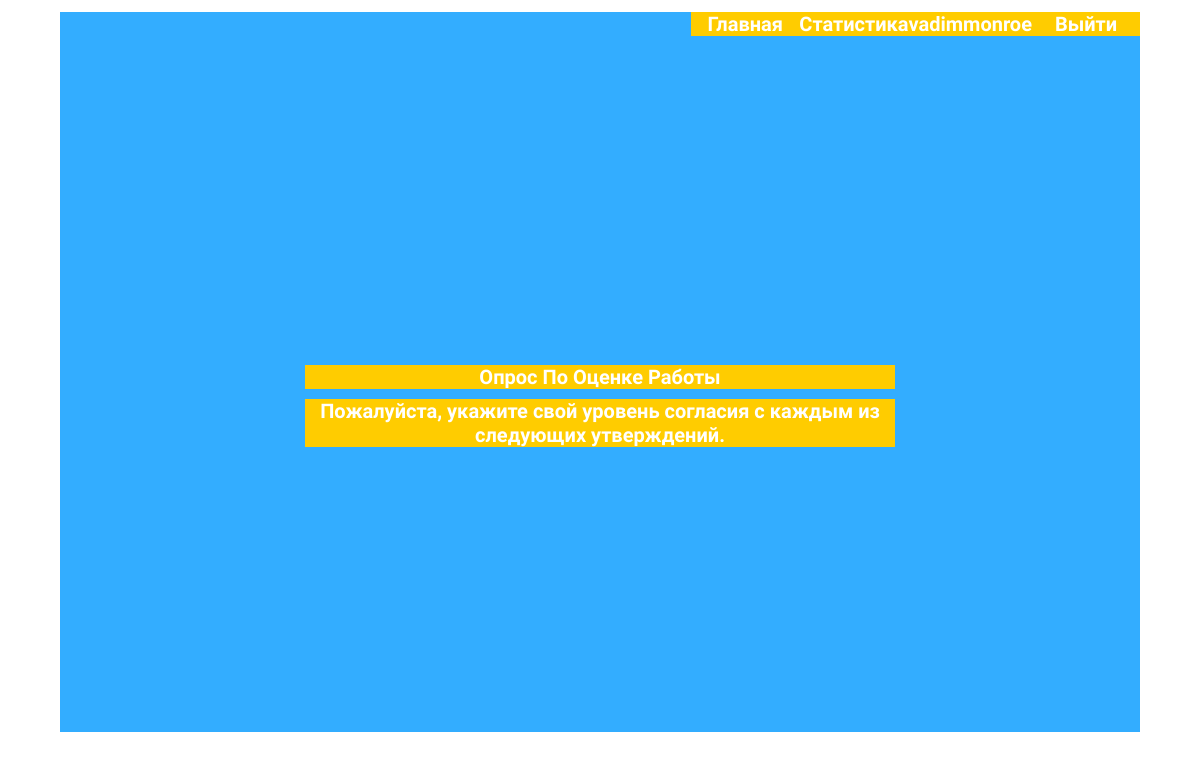
The app's page / (signed in) with its own data.
### tests_app/models.py (models this page shows)
class TestsNames(models.Model):
    test_name = models.CharField('Наименование теста', max_length=1000)
    def __str__(self):
        return self.test_name
    class Meta:
        verbose_name = 'Опрос'
        verbose_name_plural = 'Опросы'
        db_table = 'TestsNames'

### tests_app/views.py (the view)
# urls.py: path('', views.index, name='home'),
def index(request):
    tests = TestsNames.objects.all()
    return render(request, 'tests_app/index.html', {'tests_names': tests})

### tests_app/templates/tests_app/index.html
{% extends 'tests_app/base.html' %}
{% block content %}
<ul class="tests_list">
    {% for test in tests_names %}
    <li class="test"><a href="{% url 'test_detail' test.id %}">{{ test }}</a></li>
    {% endfor %}
</ul>
{% endblock %}

### tests_app/templates/tests_app/base.html (shortened to what this page needs)
<!DOCTYPE html>
{% load static %}
<html>
<head>
    <link rel="stylesheet" href="{% static 'tests_app/style.css' %}">
</head>
<body>
<div class="container">
    <div class="header">
        <ul id="header-menu">
            <li class="header-menu-point"><a href="{% url 'home' %}">Главная</a></li>
            <li class="header-menu-point"><a href="{% url 'status' %}">Статистика</a></li>
            {% if request.user.is_authenticated %}
            <li class="header-menu-point"><a href="{% url 'login_detail' user.id %}">{{ user.username }}</a></li>
            <li class="header-menu-point"><a href="{% url 'logout' %}">Выйти</a></li>
            {% else %}
            <li class="header-menu-point"><a href="{% url 'register' %}">Регистрация</a></li>
            <li class="header-menu-point"><a href="{% url 'login' %}">Войти</a></li>
            {% endif %}
        </ul>
    </div>
    {% block content %} {% endblock %}
</div>
</body>
</html>

### tests_app/static/tests_app/style.css (style rules this page uses)
:root { --main-yellow-color: #ffcc00; --main-orange-color: #feab3a; --main-light-blue-color: #33ADFF; }
* { margin: 0; padding: 0; box-sizing: border-box; font-family: 'Open Sans Condensed', sans-serif; }
html, body { width: 100%; height: 100%; }
.container { width: 90%; height: 90%; margin: 1% auto 1% auto; background-color: var(--main-light-blue-color); }
.header ul { list-style-type: none; display: flex; justify-content: flex-end; }
.header li { font-weight: bold; font-size: 20px; color: red; flex-basis: 10%; text-align: center; background-color: var(--main-yellow-color); animation: shake2 1s; animation-iteration-count: infinite; }
a { display: block; width: 100%; height: 100%; font-weight: bold; font-size: 20px; text-decoration: none; color: white; }
.tests_list { width: 50%; position: absolute; top: 50%; left: 50%; margin-right: -50%; transform: translate(-50%, -50%); list-style-type: none; display: flex; flex-direction: column; overflow: auto; }
.test { margin: 5px; font-weight: bold; font-size: 20px; text-align: center; background-color: var(--main-yellow-color); color:white; }

### records on screen
TestsNames: test_name "Опрос По Оценке Работы"
TestsNames: test_name "Пожалуйста, укажите свой уровень согласия с каждым из следующих утверждений."

### other values on screen
{{ user.username }} "vadimmonroe"
